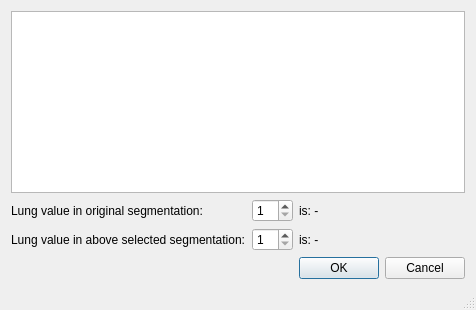
<?xml version="1.0" encoding="UTF-8"?>
<ui version="4.0">
 <class>Compare_Menu</class>
 <widget class="QDialog" name="Compare_Menu">
  <property name="geometry">
   <rect>
    <x>0</x>
    <y>0</y>
    <width>397</width>
    <height>310</height>
   </rect>
  </property>
  <property name="windowTitle">
   <string>Compare</string>
  </property>
  <property name="sizeGripEnabled">
   <bool>true</bool>
  </property>
  <property name="modal">
   <bool>true</bool>
  </property>
  <layout class="QGridLayout" name="gridLayout">
   <item row="0" column="0" colspan="4">
    <widget class="QListWidget" name="list_compare"/>
   </item>
   <item row="2" column="0" colspan="2">
    <widget class="QLabel" name="label_value_two">
     <property name="toolTip">
      <string>&lt;html&gt;&lt;head/&gt;&lt;body&gt;&lt;p&gt;Every segmentation in a scan has been assigned a value.&lt;/p&gt;&lt;p&gt;Usually the background has the value 0.&lt;/p&gt;&lt;p&gt;And the lung has the value 1, if nothing else is segmented.&lt;/p&gt;&lt;/body&gt;&lt;/html&gt;</string>
     </property>
     <property name="text">
      <string>Lung value in above selected segmentation:</string>
     </property>
    </widget>
   </item>
   <item row="2" column="2">
    <widget class="QSpinBox" name="spinBox_value_two">
     <property name="minimum">
      <number>1</number>
     </property>
     <property name="value">
      <number>1</number>
     </property>
    </widget>
   </item>
   <item row="1" column="3">
    <widget class="QLabel" name="label_class_one">
     <property name="text">
      <string>is: -</string>
     </property>
    </widget>
   </item>
   <item row="2" column="3">
    <widget class="QLabel" name="label_class_two">
     <property name="text">
      <string>is: -</string>
     </property>
    </widget>
   </item>
   <item row="5" column="3">
    <widget class="QDialogButtonBox" name="buttonBox">
     <property name="orientation">
      <enum>Qt::Horizontal</enum>
     </property>
     <property name="standardButtons">
      <set>QDialogButtonBox::Cancel|QDialogButtonBox::Ok</set>
     </property>
    </widget>
   </item>
   <item row="1" column="0" colspan="2">
    <widget class="QLabel" name="label_value_one">
     <property name="toolTip">
      <string>&lt;html&gt;&lt;head/&gt;&lt;body&gt;&lt;p&gt;Every segmentation in a scan has been assigned a value.&lt;/p&gt;&lt;p&gt;Usually the background has the value 0.&lt;/p&gt;&lt;p&gt;And the lung has the value 1, if nothing else is segmented.&lt;/p&gt;&lt;/body&gt;&lt;/html&gt;</string>
     </property>
     <property name="text">
      <string>Lung value in original segmentation:</string>
     </property>
    </widget>
   </item>
   <item row="1" column="2">
    <widget class="QSpinBox" name="spinBox_value_one">
     <property name="minimum">
      <number>1</number>
     </property>
     <property name="value">
      <number>1</number>
     </property>
    </widget>
   </item>
   <item row="6" column="0" colspan="4">
    <widget class="QLabel" name="value_label">
     <property name="font">
      <font>
       <pointsize>9</pointsize>
       <bold>true</bold>
      </font>
     </property>
     <property name="text">
      <string/>
     </property>
     <property name="alignment">
      <set>Qt::AlignCenter</set>
     </property>
    </widget>
   </item>
  </layout>
 </widget>
 <resources/>
 <connections>
  <connection>
   <sender>buttonBox</sender>
   <signal>rejected()</signal>
   <receiver>Compare_Menu</receiver>
   <slot>close()</slot>
   <hints>
    <hint type="sourcelabel">
     <x>390</x>
     <y>303</y>
    </hint>
    <hint type="destinationlabel">
     <x>266</x>
     <y>177</y>
    </hint>
   </hints>
  </connection>
  <connection>
   <sender>buttonBox</sender>
   <signal>accepted()</signal>
   <receiver>Compare_Menu</receiver>
   <slot>run_comparison()</slot>
   <hints>
    <hint type="sourcelabel">
     <x>390</x>
     <y>303</y>
    </hint>
    <hint type="destinationlabel">
     <x>229</x>
     <y>177</y>
    </hint>
   </hints>
  </connection>
  <connection>
   <sender>spinBox_value_one</sender>
   <signal>valueChanged(int)</signal>
   <receiver>Compare_Menu</receiver>
   <slot>changed_class_one()</slot>
   <hints>
    <hint type="sourcelabel">
     <x>190</x>
     <y>247</y>
    </hint>
    <hint type="destinationlabel">
     <x>153</x>
     <y>292</y>
    </hint>
   </hints>
  </connection>
  <connection>
   <sender>spinBox_value_two</sender>
   <signal>valueChanged(int)</signal>
   <receiver>Compare_Menu</receiver>
   <slot>changed_class_two()</slot>
   <hints>
    <hint type="sourcelabel">
     <x>205</x>
     <y>275</y>
    </hint>
    <hint type="destinationlabel">
     <x>200</x>
     <y>290</y>
    </hint>
   </hints>
  </connection>
  <connection>
   <sender>list_compare</sender>
   <signal>itemSelectionChanged()</signal>
   <receiver>Compare_Menu</receiver>
   <slot>changed_class_two()</slot>
   <hints>
    <hint type="sourcelabel">
     <x>34</x>
     <y>203</y>
    </hint>
    <hint type="destinationlabel">
     <x>5</x>
     <y>288</y>
    </hint>
   </hints>
  </connection>
 </connections>
 <slots>
  <slot>display_number()</slot>
  <slot>run_comparison()</slot>
  <slot>changed_class_one()</slot>
  <slot>changed_class_two()</slot>
 </slots>
</ui>
